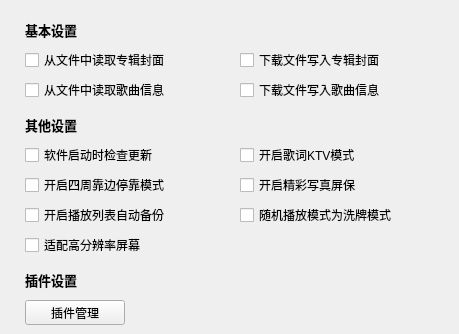
   <widget class="QWidget" name="five">
    <widget class="TTKThemeLineLabel" name="baseSetOtherWidget">
     <property name="geometry">
      <rect>
       <x>25</x>
       <y>20</y>
       <width>415</width>
       <height>20</height>
      </rect>
     </property>
     <property name="styleSheet">
      <string notr="true">background-color:transparent;
font-size:13px;
font-weight:bold;</string>
     </property>
     <property name="text">
      <string>基本设置</string>
     </property>
    </widget>
    <widget class="QCheckBox" name="otherCheckUpdateBox">
     <property name="geometry">
      <rect>
       <x>25</x>
       <y>145</y>
       <width>210</width>
       <height>20</height>
      </rect>
     </property>
     <property name="text">
      <string>软件启动时检查更新</string>
     </property>
    </widget>
    <widget class="QCheckBox" name="otherSideByCheckBox">
     <property name="geometry">
      <rect>
       <x>25</x>
       <y>175</y>
       <width>210</width>
       <height>20</height>
      </rect>
     </property>
     <property name="text">
      <string>开启四周靠边停靠模式</string>
     </property>
    </widget>
    <widget class="QCheckBox" name="otherReadAlbumCoverCheckBox">
     <property name="geometry">
      <rect>
       <x>25</x>
       <y>50</y>
       <width>210</width>
       <height>20</height>
      </rect>
     </property>
     <property name="text">
      <string>从文件中读取专辑封面</string>
     </property>
    </widget>
    <widget class="QCheckBox" name="otherReadInfoCheckBox">
     <property name="geometry">
      <rect>
       <x>25</x>
       <y>80</y>
       <width>210</width>
       <height>20</height>
      </rect>
     </property>
     <property name="text">
      <string>从文件中读取歌曲信息</string>
     </property>
    </widget>
    <widget class="TTKThemeLineLabel" name="otherShowInfoOtherWidget">
     <property name="geometry">
      <rect>
       <x>25</x>
       <y>115</y>
       <width>415</width>
       <height>20</height>
      </rect>
     </property>
     <property name="styleSheet">
      <string notr="true">background-color:transparent;
font-size:13px;
font-weight:bold;</string>
     </property>
     <property name="text">
      <string>其他设置</string>
     </property>
    </widget>
    <widget class="QCheckBox" name="otherLrcKTVCheckBox">
     <property name="geometry">
      <rect>
       <x>240</x>
       <y>145</y>
       <width>200</width>
       <height>20</height>
      </rect>
     </property>
     <property name="text">
      <string>开启歌词KTV模式</string>
     </property>
    </widget>
    <widget class="QCheckBox" name="otherWriteAlbumCoverCheckBox">
     <property name="geometry">
      <rect>
       <x>240</x>
       <y>50</y>
       <width>200</width>
       <height>20</height>
      </rect>
     </property>
     <property name="text">
      <string>下载文件写入专辑封面</string>
     </property>
    </widget>
    <widget class="QCheckBox" name="otherWriteInfoCheckBox">
     <property name="geometry">
      <rect>
       <x>240</x>
       <y>80</y>
       <width>200</width>
       <height>20</height>
      </rect>
     </property>
     <property name="text">
      <string>下载文件写入歌曲信息</string>
     </property>
    </widget>
    <widget class="QCheckBox" name="otherScreenSaverCheckBox">
     <property name="geometry">
      <rect>
       <x>240</x>
       <y>175</y>
       <width>200</width>
       <height>20</height>
      </rect>
     </property>
     <property name="text">
      <string>开启精彩写真屏保</string>
     </property>
    </widget>
    <widget class="TTKThemeLineLabel" name="otherPluginWidget">
     <property name="geometry">
      <rect>
       <x>25</x>
       <y>270</y>
       <width>415</width>
       <height>20</height>
      </rect>
     </property>
     <property name="styleSheet">
      <string notr="true">background-color:transparent;
font-size:13px;
font-weight:bold;</string>
     </property>
     <property name="text">
      <string>插件设置</string>
     </property>
    </widget>
    <widget class="QPushButton" name="otherPluginManagerButton">
     <property name="geometry">
      <rect>
       <x>25</x>
       <y>300</y>
       <width>100</width>
       <height>25</height>
      </rect>
     </property>
     <property name="text">
      <string>插件管理</string>
     </property>
    </widget>
    <widget class="QCheckBox" name="otherPlaylistAutoSaveCheckBox">
     <property name="geometry">
      <rect>
       <x>25</x>
       <y>205</y>
       <width>210</width>
       <height>20</height>
      </rect>
     </property>
     <property name="text">
      <string>开启播放列表自动备份</string>
     </property>
    </widget>
    <widget class="QCheckBox" name="otherRandomModeCheckBox">
     <property name="geometry">
      <rect>
       <x>240</x>
       <y>205</y>
       <width>210</width>
       <height>20</height>
      </rect>
     </property>
     <property name="text">
      <string>随机播放模式为洗牌模式</string>
     </property>
    </widget>
    <widget class="QCheckBox" name="otherHighDpiScalingCheckBox">
     <property name="geometry">
      <rect>
       <x>25</x>
       <y>235</y>
       <width>210</width>
       <height>20</height>
      </rect>
     </property>
     <property name="text">
      <string>适配高分辨率屏幕</string>
     </property>
    </widget>
   </widget>
